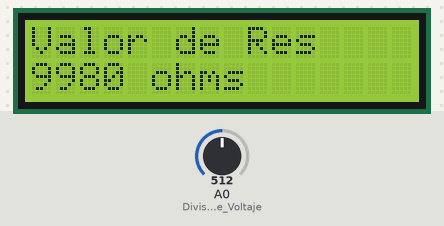
The sketch below on a simulated Arduino Uno, built with avr-gcc and run on an emulated ATmega328P. On the bench: 16×2 character LCD. The inputs (shaded band) are chosen by the test bench; at power-on: A0 (Divisor_de_Voltaje) = 512.

Above: at 1.3 s.
1.4 s: A0 (Divisor_de_Voltaje) set to 716
At 2.6 s:
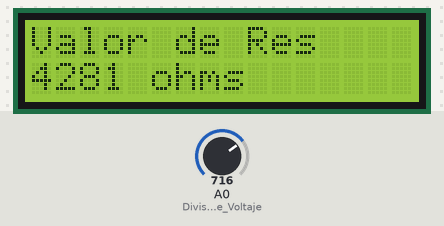
2.9 s: A0 (Divisor_de_Voltaje) set to 900
At 4.1 s:
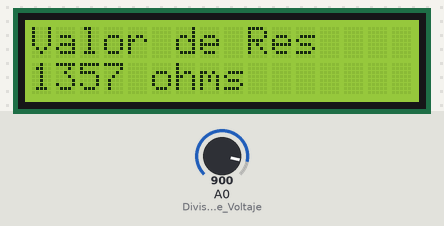
4.4 s: A0 (Divisor_de_Voltaje) set to 1023
At 5.5 s:
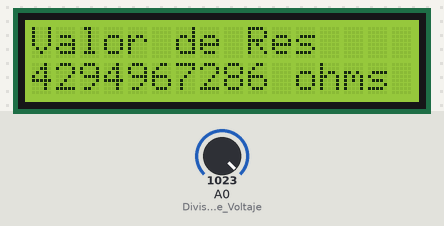
Timing chart, 0 to 7.4 s (numbered marks = the images above; inputs shaded):
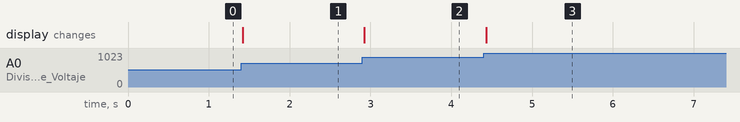

Measured:
- after the input at 1.4 s, the display: changes at once (image 1)
- after the input at 2.9 s, the display: changes at once (image 2)
- after the input at 4.4 s, the display: changes at once (image 3)

The sketch:

Divisor_de_voltage.ino
```cpp
/*
 * Fundacion Kinal
 * Centro educativo tecnico laboral Kinal
 * Electronica
 * Grado: Quinto
 * Sección: A
 * Curso: Taller de electronica digital y reparación de computadoras I
 * Nombre: Francisco Barillas
 * Carnet: 2019376
 * Proyecto: Practica 2
*/
//Incluyo las Librerias
#include <Wire.h>
#include <LiquidCrystal_I2C.h>

//Defino mis directivas de preprocesador
#define Direccion_LCD 0x27
#define COLUMNAS 16
#define FILAS 2
#define Divisor_de_Voltaje A0

//Funciones
void Salidas();
void LCD_RES();
int medicion_resistencia();

//Constructor
LiquidCrystal_I2C LCD_FRANCISCO_BARILLAS(Direccion_LCD, COLUMNAS, FILAS);

void setup()
{
  Salidas();
}

void loop()
{
  LCD_RES();
}

void Salidas()
{

  LCD_FRANCISCO_BARILLAS.begin(16,2);
  LCD_FRANCISCO_BARILLAS.init();
  LCD_FRANCISCO_BARILLAS.backlight();
  pinMode(Divisor_de_Voltaje, INPUT);
}

void LCD_RES()
{
  LCD_FRANCISCO_BARILLAS.setCursor(0,0);
  LCD_FRANCISCO_BARILLAS.print("Valor de Res");
  unsigned long int ohms = medicion_resistencia();
  LCD_FRANCISCO_BARILLAS.setCursor(0,1);
  LCD_FRANCISCO_BARILLAS.print(ohms);
  LCD_FRANCISCO_BARILLAS.print(" ohms         ");

}
 int medicion_resistencia(){
   int Lectura = 0;
   int   V = 5;
   float Vr2 = 0;
   float Res1 = 10000;
   float Res2 = 0;
   float Conexion = 0;

   Lectura = analogRead(Divisor_de_Voltaje);
   if(Lectura)
{
    Conexion = Lectura * V;
    Vr2 = (Conexion)/1024.0;
    Conexion = (V/Vr2) -1;
    Res2= (Res1 * Conexion)-20;
    Serial.print("Resistencia");
    Serial.println(Res2);
    return Res2;
}
   else
{
   return 0;
}
}
```
